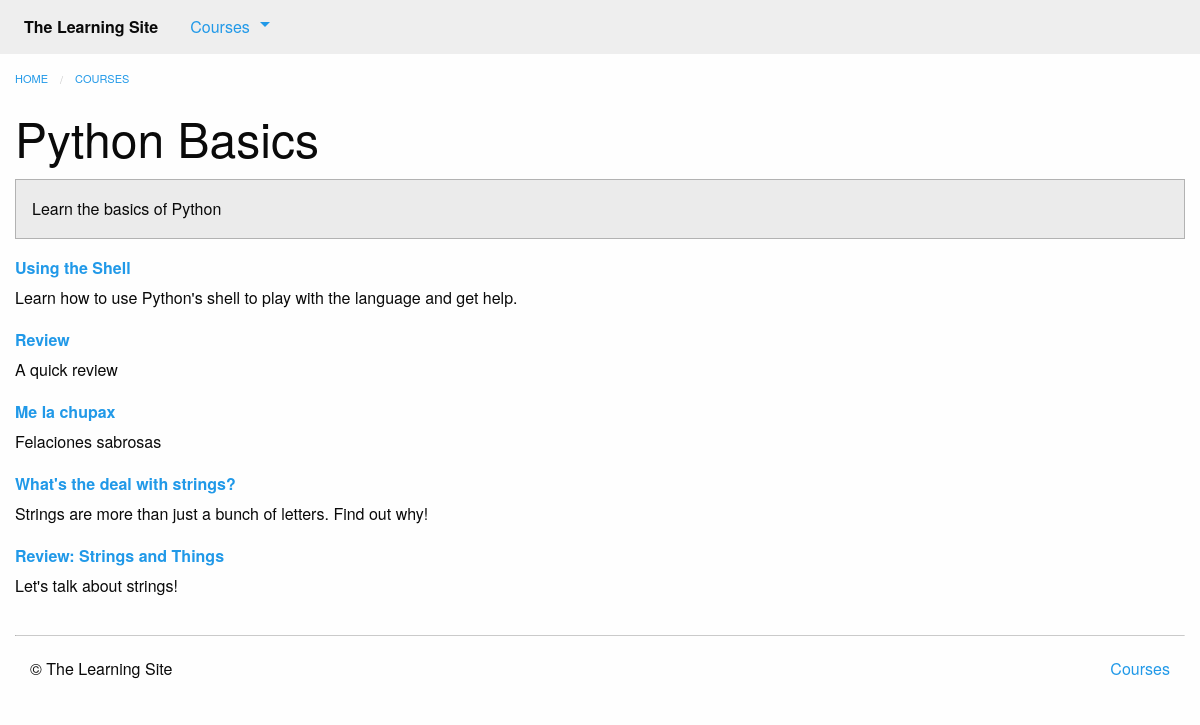
The page /courses/1/ on the database its author committed.
### courses/models.py (models this page shows, shortened)
class Course(models.Model):
    created_at = models.DateTimeField(auto_now_add=True)
    title = models.CharField(max_length=255)
    description = models.TextField()

class Step(models.Model):
    title = models.CharField(max_length=255)
    description = models.TextField()
    order = models.IntegerField(default=0)
    course = models.ForeignKey(Course)
    class Meta:
        abstract = True
        ordering = ['order',]

class Text(Step):
    content = models.TextField(blank=True, default='')
    def get_absolute_url(self):
        return reverse('courses:text', kwargs={
                'course_pk': self.course_id,
                'step_pk': self.id
            })

class Quiz(Step):
    total_questions = models.IntegerField(default=4)
    class Meta:
        verbose_name_plural = "Quizzes"
    def get_absolute_url(self):
        return reverse('courses:quiz', kwargs={
                'course_pk': self.course_id,
                'step_pk': self.id
            })

### courses/views.py (the view)
# urls.py: url(r'(?P<pk>\d+)/$', views.course_detail, name='detail'),
def course_detail(request, pk):
    course = get_object_or_404(models.Course, pk=pk)
    steps = sorted(chain(course.text_set.all(), course.quiz_set.all()),
                   key=lambda step: step.order)
    return render(request, 'courses/course_detail.html', {
            'course': course,
            'steps': steps
        })

### courses/templatetags/course_extras.py (called while the page is built)
@register.inclusion_tag('courses/course_nav.html')
def nav_courses_list():
    courses = Course.objects.all()[:5]
    return {'courses': courses}

@register.filter('markdown_to_html')
def markdown_to_html(markdown_text):
    html_body = markdown2.markdown(markdown_text)
    return mark_safe(html_body)

### courses/templates/courses/course_detail.html (shortened to what this page needs)
{% extends "courses/layout.html" %}
{% load course_extras %}
{% block content %}
    <div class="row columns">
        {{ block.super }}
        <article>
            <h1 class="">{{ course.title }}</h1>
            <div class="callout secondary">
                {{ course.description|markdown_to_html }}
            </div>
            <dl>
                {% for step in steps %}
                    <dt>
                        <a href="{{ step.get_absolute_url }}">{{ step.title }}</a>
                    </dt>
                    <dd>{{ step.description|markdown_to_html }}</dd>
                {% endfor %}
            </dl>
        </article>
    </div>
{% endblock %}

### courses/templates/courses/layout.html (shortened to what this page needs)
{% extends "layout.html" %}
{% block content %}
    <ul class="breadcrumbs">
        <li><a href="{% url 'home' %}">Home</a></li>
        <li><a href="{% url 'courses:list' %}">Courses</a></li>
    </ul>
{% endblock %}

### templates/layout.html (shortened to what this page needs)
<!doctype html>
{% load static from staticfiles %}
{% load course_extras %}
<html class="no-js" lang="en">
    <head>
        <link rel="stylesheet" href="{% static 'css/foundation.min.css' %}">
        <link rel="stylesheet" href="{% static 'css/layout.css' %}">
    </head>
    <body>
        <nav class="top-bar" role="navigation">
            <section class="top-bar-left">
                <ul class="dropdown menu" data-dropdown-menu role="menubar">
                    <li class="menu-text">The Learning Site</li>
                    <li class="has-submenu">
                        <a href="#">Courses</a>
                    </li>
                </ul>
            </section>
        </nav>
        {% block content %}{% endblock %}
        <footer class="row columns">
            <hr/>
            <div class="small-6 columns">
                <p>&copy; The Learning Site</p>
            </div>
            <div class="small-6 columns">
                <ul class="inline-list no-bullet float-right">
                    <li><a href="{% url 'courses:list' %}">Courses</a></li>
                </ul>
            </div>
        </footer>
    </body>
</html>

### assets/css/layout.css (style rules this page uses)
.top-bar { margin-bottom: 1rem; }

### rows shown on the page
Course: title "Python Basics", description "Learn the basics of Python"
Text: title "Using the Shell", description "Learn how to use Python's shell to play with the language and get help."
Quiz: title "Review", description "A quick review"
Quiz: title "Me la chupax", description "Felaciones sabrosas"
Text: title "What's the deal with strings?", description "Strings are more than just a bunch of letters. Find out why!"
Quiz: title "Review: Strings and Things", description "Let's talk about strings!"
